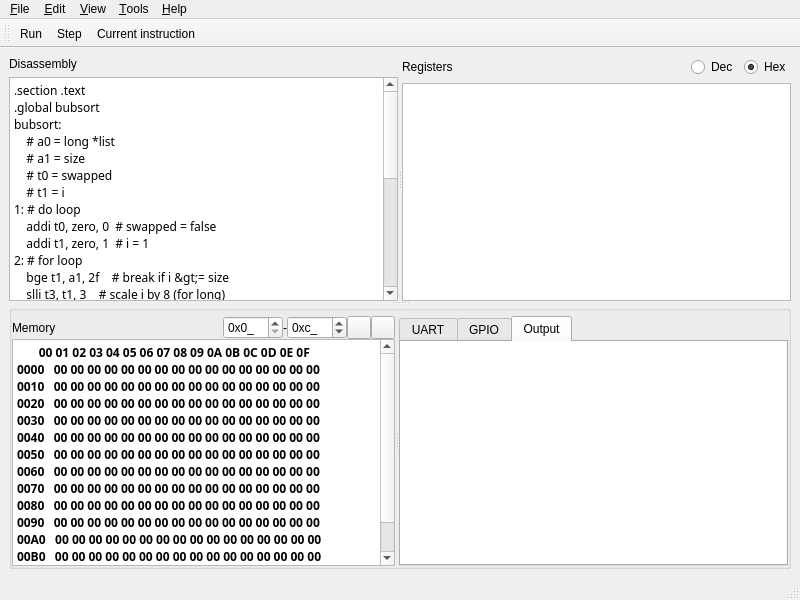
<?xml version="1.0" encoding="UTF-8"?>
<ui version="4.0">
 <class>MainWindow</class>
 <widget class="QMainWindow" name="MainWindow">
  <property name="geometry">
   <rect>
    <x>0</x>
    <y>0</y>
    <width>800</width>
    <height>600</height>
   </rect>
  </property>
  <property name="windowTitle">
   <string>RISC-V Emulator</string>
  </property>
  <widget class="QWidget" name="centralwidget">
   <layout class="QVBoxLayout" name="verticalLayout_5">
    <item>
     <widget class="QSplitter" name="splitter_4">
      <property name="orientation">
       <enum>Qt::Vertical</enum>
      </property>
      <property name="opaqueResize">
       <bool>false</bool>
      </property>
      <property name="childrenCollapsible">
       <bool>false</bool>
      </property>
      <widget class="QSplitter" name="splitter_2">
       <property name="orientation">
        <enum>Qt::Vertical</enum>
       </property>
       <property name="opaqueResize">
        <bool>false</bool>
       </property>
       <property name="childrenCollapsible">
        <bool>false</bool>
       </property>
       <widget class="QSplitter" name="splitter">
        <property name="frameShape">
         <enum>QFrame::Box</enum>
        </property>
        <property name="lineWidth">
         <number>0</number>
        </property>
        <property name="midLineWidth">
         <number>1</number>
        </property>
        <property name="orientation">
         <enum>Qt::Horizontal</enum>
        </property>
        <property name="opaqueResize">
         <bool>false</bool>
        </property>
        <property name="childrenCollapsible">
         <bool>false</bool>
        </property>
        <widget class="QWidget" name="layoutWidget">
         <layout class="QVBoxLayout" name="verticalLayout">
          <item>
           <widget class="QLabel" name="label">
            <property name="text">
             <string>Disassembly</string>
            </property>
           </widget>
          </item>
          <item>
           <widget class="QPlainTextEdit" name="plainTextEdit">
            <property name="font">
             <font>
              <family>NotoSansMono Nerd Font Mono</family>
             </font>
            </property>
            <property name="readOnly">
             <bool>true</bool>
            </property>
            <property name="plainText">
             <string>.section .text
.global bubsort
bubsort:
    # a0 = long *list
    # a1 = size
    # t0 = swapped
    # t1 = i
1: # do loop
    addi t0, zero, 0  # swapped = false
    addi t1, zero, 1  # i = 1
2: # for loop
    bge t1, a1, 2f    # break if i &gt;= size
    slli t3, t1, 3    # scale i by 8 (for long)
    add t3, a0, t3    # new scaled memory address
    ld  t4, -8(t3)    # load list[i-1] into t4
    ld  t5, 0(t3)     # load list[i] into t5
    ble t4, t5, 3f    # if list[i-1] &lt; list[i], it's in position
    # if we get here, we need to swap
    addi t0, zero, 1  # swapped = true
    sd  t4, 0(t3)     # list[i] = list[i-1]
    sd  t5, -8(t3)    # list[i-1] = list[i]
3: # bottom of for loop body
    addi t1, t1, 1    # i++
    jal zero, 2b      # loop again
2: # bottom of do loop body
    bne t0, zero, 1b  # loop if swapped = true
    jalr    zero, 0(ra) # return via return address register</string>
            </property>
           </widget>
          </item>
         </layout>
        </widget>
        <widget class="QWidget" name="layoutWidget">
         <layout class="QVBoxLayout" name="verticalLayout_2">
          <item>
           <layout class="QHBoxLayout" name="horizontalLayout_3">
            <item>
             <widget class="QLabel" name="label_2">
              <property name="text">
               <string>Registers</string>
              </property>
             </widget>
            </item>
            <item>
             <spacer name="horizontalSpacer_2">
              <property name="orientation">
               <enum>Qt::Horizontal</enum>
              </property>
              <property name="sizeHint" stdset="0">
               <size>
                <width>40</width>
                <height>20</height>
               </size>
              </property>
             </spacer>
            </item>
            <item>
             <widget class="QRadioButton" name="radioButton">
              <property name="text">
               <string>Dec</string>
              </property>
              <property name="checked">
               <bool>false</bool>
              </property>
             </widget>
            </item>
            <item>
             <widget class="QRadioButton" name="radioButton_2">
              <property name="text">
               <string>Hex</string>
              </property>
              <property name="checked">
               <bool>true</bool>
              </property>
             </widget>
            </item>
           </layout>
          </item>
          <item>
           <widget class="QListView" name="listView"/>
          </item>
         </layout>
        </widget>
       </widget>
      </widget>
      <widget class="QGroupBox" name="groupBox">
       <property name="title">
        <string/>
       </property>
       <property name="flat">
        <bool>true</bool>
       </property>
       <layout class="QHBoxLayout" name="horizontalLayout_2">
        <property name="leftMargin">
         <number>0</number>
        </property>
        <property name="topMargin">
         <number>5</number>
        </property>
        <property name="rightMargin">
         <number>0</number>
        </property>
        <property name="bottomMargin">
         <number>0</number>
        </property>
        <item>
         <widget class="QSplitter" name="splitter_3">
          <property name="frameShape">
           <enum>QFrame::NoFrame</enum>
          </property>
          <property name="orientation">
           <enum>Qt::Horizontal</enum>
          </property>
          <property name="opaqueResize">
           <bool>false</bool>
          </property>
          <property name="childrenCollapsible">
           <bool>false</bool>
          </property>
          <widget class="QWidget" name="layoutWidget">
           <layout class="QVBoxLayout" name="verticalLayout_4">
            <property name="spacing">
             <number>0</number>
            </property>
            <item>
             <layout class="QHBoxLayout" name="horizontalLayout">
              <item>
               <widget class="QLabel" name="label_3">
                <property name="text">
                 <string>Memory</string>
                </property>
                <property name="margin">
                 <number>0</number>
                </property>
               </widget>
              </item>
              <item>
               <spacer name="horizontalSpacer">
                <property name="orientation">
                 <enum>Qt::Horizontal</enum>
                </property>
                <property name="sizeHint" stdset="0">
                 <size>
                  <width>40</width>
                  <height>20</height>
                 </size>
                </property>
               </spacer>
              </item>
              <item>
               <widget class="QSpinBox" name="spinBox_2">
                <property name="minimumSize">
                 <size>
                  <width>60</width>
                  <height>0</height>
                 </size>
                </property>
                <property name="suffix">
                 <string>_</string>
                </property>
                <property name="prefix">
                 <string>0x</string>
                </property>
                <property name="maximum">
                 <number>4094</number>
                </property>
                <property name="value">
                 <number>0</number>
                </property>
                <property name="displayIntegerBase">
                 <number>16</number>
                </property>
               </widget>
              </item>
              <item>
               <widget class="QLabel" name="label_4">
                <property name="text">
                 <string>-</string>
                </property>
                <property name="margin">
                 <number>4</number>
                </property>
               </widget>
              </item>
              <item>
               <widget class="QSpinBox" name="spinBox">
                <property name="minimumSize">
                 <size>
                  <width>60</width>
                  <height>0</height>
                 </size>
                </property>
                <property name="suffix">
                 <string>_</string>
                </property>
                <property name="prefix">
                 <string>0x</string>
                </property>
                <property name="maximum">
                 <number>4095</number>
                </property>
                <property name="value">
                 <number>12</number>
                </property>
                <property name="displayIntegerBase">
                 <number>16</number>
                </property>
               </widget>
              </item>
              <item>
               <widget class="QToolButton" name="toolButton">
                <property name="toolTip">
                 <string>Confirm range</string>
                </property>
                <property name="text">
                 <string/>
                </property>
                <property name="icon">
                 <iconset theme="edit-find">
                  <normaloff>.</normaloff>.</iconset>
                </property>
               </widget>
              </item>
              <item>
               <widget class="QToolButton" name="toolButton_2">
                <property name="toolTip">
                 <string>Restore</string>
                </property>
                <property name="text">
                 <string/>
                </property>
                <property name="icon">
                 <iconset theme="edit-undo">
                  <normaloff>.</normaloff>.</iconset>
                </property>
               </widget>
              </item>
             </layout>
            </item>
            <item>
             <widget class="QPlainTextEdit" name="plainTextEdit_3">
              <property name="font">
               <font>
                <family>NotoSansMono Nerd Font Mono</family>
                <bold>true</bold>
               </font>
              </property>
              <property name="lineWrapMode">
               <enum>QPlainTextEdit::NoWrap</enum>
              </property>
              <property name="readOnly">
               <bool>true</bool>
              </property>
              <property name="plainText">
               <string>       00 01 02 03 04 05 06 07 08 09 0A 0B 0C 0D 0E 0F
0000   00 00 00 00 00 00 00 00 00 00 00 00 00 00 00 00
0010   00 00 00 00 00 00 00 00 00 00 00 00 00 00 00 00
0020   00 00 00 00 00 00 00 00 00 00 00 00 00 00 00 00
0030   00 00 00 00 00 00 00 00 00 00 00 00 00 00 00 00
0040   00 00 00 00 00 00 00 00 00 00 00 00 00 00 00 00
0050   00 00 00 00 00 00 00 00 00 00 00 00 00 00 00 00
0060   00 00 00 00 00 00 00 00 00 00 00 00 00 00 00 00
0070   00 00 00 00 00 00 00 00 00 00 00 00 00 00 00 00
0080   00 00 00 00 00 00 00 00 00 00 00 00 00 00 00 00
0090   00 00 00 00 00 00 00 00 00 00 00 00 00 00 00 00
00A0   00 00 00 00 00 00 00 00 00 00 00 00 00 00 00 00
00B0   00 00 00 00 00 00 00 00 00 00 00 00 00 00 00 00
00C0   00 00 00 00 00 00 00 00 00 00 00 00 00 00 00 00</string>
              </property>
             </widget>
            </item>
           </layout>
          </widget>
          <widget class="QTabWidget" name="tabWidget">
           <property name="enabled">
            <bool>true</bool>
           </property>
           <property name="currentIndex">
            <number>2</number>
           </property>
           <property name="tabsClosable">
            <bool>false</bool>
           </property>
           <property name="movable">
            <bool>false</bool>
           </property>
           <widget class="QWidget" name="tabUart">
            <attribute name="title">
             <string>UART</string>
            </attribute>
            <layout class="QVBoxLayout" name="verticalLayout_3">
             <property name="leftMargin">
              <number>0</number>
             </property>
             <property name="topMargin">
              <number>0</number>
             </property>
             <property name="rightMargin">
              <number>0</number>
             </property>
             <property name="bottomMargin">
              <number>0</number>
             </property>
             <item>
              <widget class="QPlainTextEdit" name="plainTextEdit_2">
               <property name="frameShape">
                <enum>QFrame::NoFrame</enum>
               </property>
               <property name="frameShadow">
                <enum>QFrame::Plain</enum>
               </property>
               <property name="lineWidth">
                <number>0</number>
               </property>
              </widget>
             </item>
            </layout>
           </widget>
           <widget class="QWidget" name="tabGPIO">
            <attribute name="title">
             <string>GPIO</string>
            </attribute>
           </widget>
           <widget class="QWidget" name="tabOutput">
            <attribute name="title">
             <string>Output</string>
            </attribute>
            <layout class="QVBoxLayout" name="verticalLayout_6">
             <property name="leftMargin">
              <number>0</number>
             </property>
             <property name="topMargin">
              <number>0</number>
             </property>
             <property name="rightMargin">
              <number>0</number>
             </property>
             <property name="bottomMargin">
              <number>0</number>
             </property>
             <item>
              <widget class="QPlainTextEdit" name="plainTextEdit_4">
               <property name="frameShape">
                <enum>QFrame::NoFrame</enum>
               </property>
               <property name="frameShadow">
                <enum>QFrame::Plain</enum>
               </property>
              </widget>
             </item>
            </layout>
           </widget>
          </widget>
         </widget>
        </item>
       </layout>
      </widget>
     </widget>
    </item>
   </layout>
  </widget>
  <widget class="QMenuBar" name="menubar">
   <property name="geometry">
    <rect>
     <x>0</x>
     <y>0</y>
     <width>800</width>
     <height>22</height>
    </rect>
   </property>
   <widget class="QMenu" name="menu_File">
    <property name="title">
     <string>&amp;File</string>
    </property>
    <addaction name="action_Open"/>
   </widget>
   <widget class="QMenu" name="menu_Edit">
    <property name="title">
     <string>&amp;Edit</string>
    </property>
   </widget>
   <widget class="QMenu" name="menu_Tools">
    <property name="title">
     <string>&amp;Tools</string>
    </property>
    <addaction name="action_Edit_board"/>
   </widget>
   <widget class="QMenu" name="menu_Help">
    <property name="title">
     <string>&amp;Help</string>
    </property>
    <addaction name="action_About_RISCVEmulator"/>
   </widget>
   <widget class="QMenu" name="menuView">
    <property name="title">
     <string>&amp;View</string>
    </property>
    <addaction name="action_Serial_monitor"/>
    <addaction name="action_GPIO"/>
    <addaction name="action_Output"/>
   </widget>
   <addaction name="menu_File"/>
   <addaction name="menu_Edit"/>
   <addaction name="menuView"/>
   <addaction name="menu_Tools"/>
   <addaction name="menu_Help"/>
  </widget>
  <widget class="QStatusBar" name="statusbar"/>
  <widget class="QToolBar" name="toolBar">
   <property name="windowTitle">
    <string>toolBar</string>
   </property>
   <attribute name="toolBarArea">
    <enum>TopToolBarArea</enum>
   </attribute>
   <attribute name="toolBarBreak">
    <bool>false</bool>
   </attribute>
   <addaction name="actionRun"/>
   <addaction name="actionStep"/>
   <addaction name="actionCurrent_instruction"/>
  </widget>
  <action name="action_Open">
   <property name="icon">
    <iconset theme="document-open">
     <normaloff>.</normaloff>.</iconset>
   </property>
   <property name="text">
    <string>&amp;Open</string>
   </property>
   <property name="shortcut">
    <string>Ctrl+O</string>
   </property>
  </action>
  <action name="action_About_RISCVEmulator">
   <property name="icon">
    <iconset theme="help-about">
     <normaloff>.</normaloff>.</iconset>
   </property>
   <property name="text">
    <string>&amp;About RISCVEmulator</string>
   </property>
  </action>
  <action name="actionRun">
   <property name="icon">
    <iconset theme="media-playback-start">
     <normaloff>.</normaloff>.</iconset>
   </property>
   <property name="text">
    <string>Run</string>
   </property>
   <property name="toolTip">
    <string>Run</string>
   </property>
   <property name="shortcut">
    <string>F5</string>
   </property>
  </action>
  <action name="actionStep">
   <property name="icon">
    <iconset theme="go-down">
     <normaloff>.</normaloff>.</iconset>
   </property>
   <property name="text">
    <string>Step</string>
   </property>
   <property name="toolTip">
    <string>Step</string>
   </property>
   <property name="shortcut">
    <string>F6</string>
   </property>
  </action>
  <action name="actionCurrent_instruction">
   <property name="icon">
    <iconset theme="format-justify-fill">
     <normaloff>.</normaloff>.</iconset>
   </property>
   <property name="text">
    <string>Current instruction</string>
   </property>
   <property name="toolTip">
    <string>Go to current debug line</string>
   </property>
  </action>
  <action name="action_Serial_monitor">
   <property name="checkable">
    <bool>true</bool>
   </property>
   <property name="checked">
    <bool>true</bool>
   </property>
   <property name="text">
    <string>&amp;Serial monitor</string>
   </property>
  </action>
  <action name="action_GPIO">
   <property name="checkable">
    <bool>true</bool>
   </property>
   <property name="checked">
    <bool>true</bool>
   </property>
   <property name="text">
    <string>&amp;GPIO</string>
   </property>
  </action>
  <action name="action_Edit_board">
   <property name="text">
    <string>&amp;Edit board</string>
   </property>
  </action>
  <action name="action_Output">
   <property name="checkable">
    <bool>true</bool>
   </property>
   <property name="checked">
    <bool>true</bool>
   </property>
   <property name="text">
    <string>&amp;Output</string>
   </property>
  </action>
 </widget>
 <resources/>
 <connections/>
</ui>
